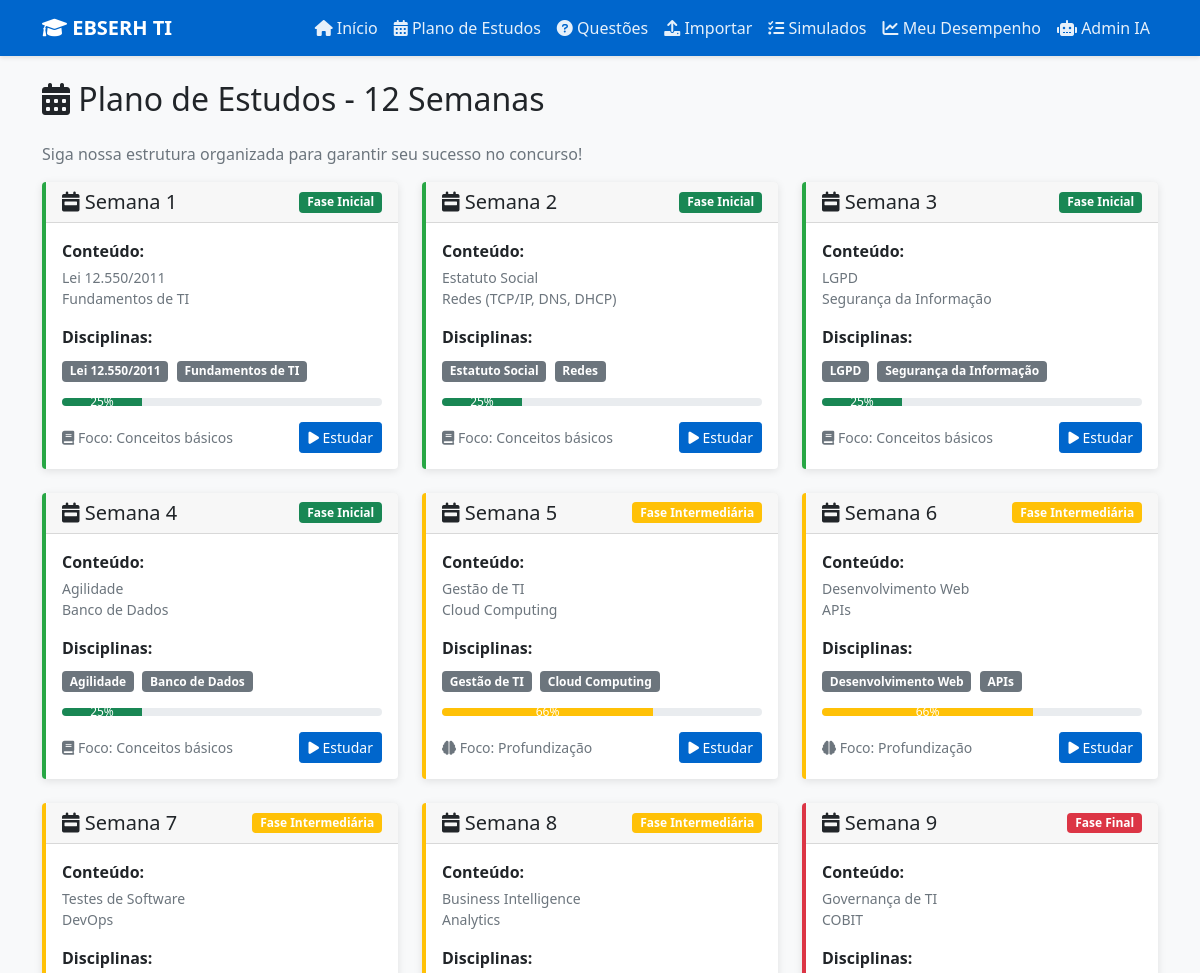
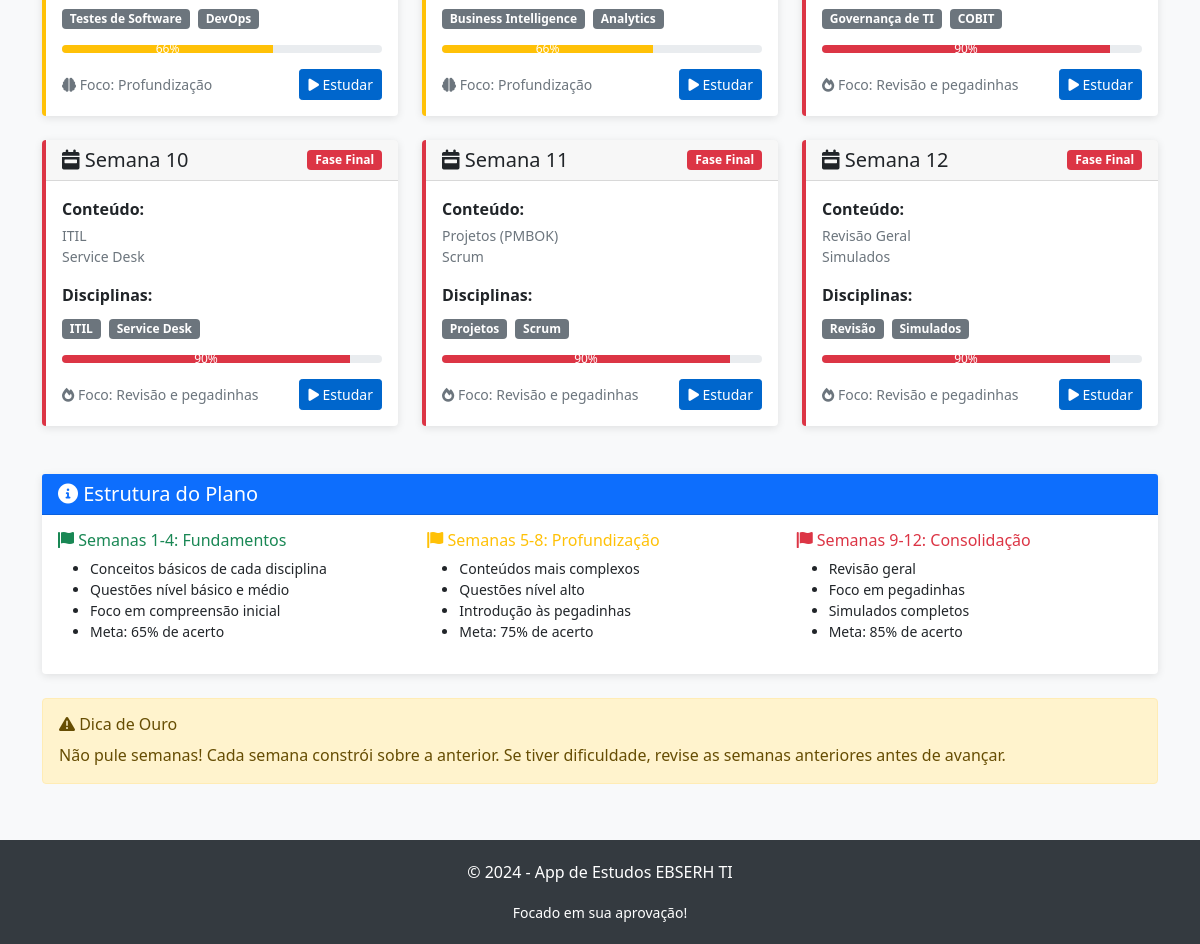
Page /plano on the earlier database version (2 pictures, top to bottom).
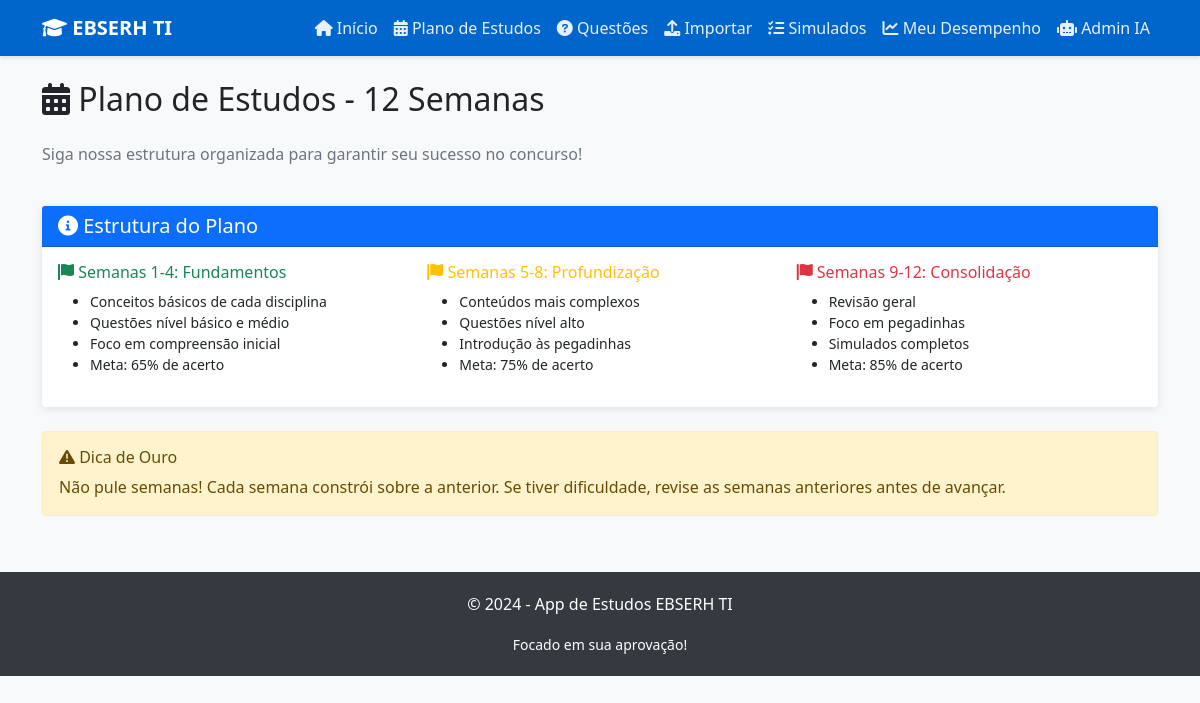
Same page on the later database version.
### tables this page shows
CREATE TABLE plano_estudos (
                id INTEGER PRIMARY KEY AUTOINCREMENT,
                semana INTEGER NOT NULL UNIQUE,
                conteudo TEXT NOT NULL,
                disciplinas TEXT NOT NULL
            );

### app.py (the view)
@app.route('/plano')
def plano():
    try:
        plano = execute_query('SELECT * FROM plano_estudos ORDER BY semana')
        return render_template('plano.html', plano=plano)
    except Exception as e:
        return jsonify({'error': str(e)}), 500

### app.py (called while the page is built, shortened)
def execute_query(query, params=None, fetch_one=False, fetch_all=True):
    try:
        if db_url.startswith('sqlite'):
            conn = sqlite3.connect("ebserh_study.db")
            conn.row_factory = sqlite3.Row
            cursor = conn.cursor()
            if params is None:
                result = cursor.execute(query)
            else:
                result = cursor.execute(query, params)
            if fetch_one:
                data = result.fetchone()
            elif fetch_all:
                data = result.fetchall()
            else:
                data = result.rowcount if hasattr(result, 'rowcount') else 0
            conn.close()
            return data
    except Exception as e:
        print(f"Erro na query: {query}, params: {params}, erro: {e}")
        raise e

### templates/plano.html (shortened to what this page needs)
{% extends "base.html" %}
{% block content %}
<div class="row">
    <div class="col-12">
        <h2 class="mb-4">
            <i class="fas fa-calendar-alt"></i> Plano de Estudos - 12 Semanas
        </h2>
        <p class="text-muted">Siga nossa estrutura organizada para garantir seu sucesso no concurso!</p>
    </div>
</div>
<div class="row g-4">
    {% for semana in plano %}
    <div class="col-lg-6 col-xl-4">
        <div class="card semana-card h-100 nivel-{{ 'basico' if semana.semana <= 4 else 'alto' if semana.semana <= 8 else 'pegadinha' }}">
            <div class="card-header d-flex justify-content-between align-items-center">
                <h5 class="mb-0">
                    <i class="fas fa-calendar-week"></i> Semana {{ semana.semana }}
                </h5>
                {% if semana.semana <= 4 %}
                    <span class="badge bg-success">Fase Inicial</span>
                {% elif semana.semana <= 8 %}
                    <span class="badge bg-warning">Fase Intermediária</span>
                {% else %}
                    <span class="badge bg-danger">Fase Final</span>
                {% endif %}
            </div>
            <div class="card-body">
                <div class="mb-3">
                    <strong>Conteúdo:</strong>
                    <p class="text-muted small mt-1">{{ semana.conteudo.replace('\n', '<br>') | safe }}</p>
                </div>
                <div class="mb-3">
                    <strong>Disciplinas:</strong>
                    <div class="mt-2">
                        {% for disciplina in semana.disciplinas.split(',') %}
                        <span class="badge bg-secondary me-1">{{ disciplina }}</span>
                        {% endfor %}
                    </div>
                </div>
                <div class="progress mb-3">
                    {% if semana.semana <= 4 %}
                        <div class="progress-bar bg-success" style="width: 25%">25%</div>
                    {% elif semana.semana <= 8 %}
                        <div class="progress-bar bg-warning" style="width: 66%">66%</div>
                    {% else %}
                        <div class="progress-bar bg-danger" style="width: 90%">90%</div>
                    {% endif %}
                </div>
                <div class="d-flex justify-content-between align-items-center">
                    <small class="text-muted">
                        {% if semana.semana <= 4 %}
                            <i class="fas fa-book"></i> Foco: Conceitos básicos
                        {% elif semana.semana <= 8 %}
                            <i class="fas fa-brain"></i> Foco: Profundização
                        {% else %}
                            <i class="fas fa-fire"></i> Foco: Revisão e pegadinhas
                        {% endif %}
                    </small>
                    <button class="btn btn-primary btn-sm" onclick="location.href='{{ url_for('questoes', semana=semana.semana) }}'">
                        <i class="fas fa-play"></i> Estudar
                    </button>
                </div>
            </div>
        </div>
    </div>
    {% endfor %}
</div>
<div class="row mt-5">
    <div class="col-12">
        <div class="card">
            <div class="card-header bg-primary text-white">
                <h5 class="mb-0"><i class="fas fa-info-circle"></i> Estrutura do Plano</h5>
            </div>
            <div class="card-body">
                <div class="row">
                    <div class="col-md-4">
                        <h6 class="text-success"><i class="fas fa-flag"></i> Semanas 1-4: Fundamentos</h6>
                        <ul class="small">
                            <li>Conceitos básicos de cada disciplina</li>
                            <li>Questões nível básico e médio</li>
                            <li>Foco em compreensão inicial</li>
                            <li>Meta: 65% de acerto</li>
                        </ul>
                    </div>
                    <div class="col-md-4">
                        <h6 class="text-warning"><i class="fas fa-flag"></i> Semanas 5-8: Profundização</h6>
                        <ul class="small">
                            <li>Conteúdos mais complexos</li>
                            <li>Questões nível alto</li>
                            <li>Introdução às pegadinhas</li>
                            <li>Meta: 75% de acerto</li>
                        </ul>
                    </div>
                    <div class="col-md-4">
                        <h6 class="text-danger"><i class="fas fa-flag"></i> Semanas 9-12: Consolidação</h6>
                        <ul class="small">
                            <li>Revisão geral</li>
                            <li>Foco em pegadinhas</li>
                            <li>Simulados completos</li>
                            <li>Meta: 85% de acerto</li>
                        </ul>
                    </div>
                </div>
            </div>
        </div>
    </div>
</div>
<div class="row mt-4">
    <div class="col-12">
        <div class="alert alert-warning" role="alert">
            <h6 class="alert-heading"><i class="fas fa-exclamation-triangle"></i> Dica de Ouro</h6>
            <p class="mb-0">Não pule semanas! Cada semana constrói sobre a anterior. Se tiver dificuldade, revise as semanas anteriores antes de avançar.</p>
        </div>
    </div>
</div>
{% endblock %}

### templates/base.html (shortened to what this page needs)
<!DOCTYPE html>
<html lang="pt-BR">
<head>
    <link href="https://cdn.jsdelivr.net/npm/bootstrap@5.1.3/dist/css/bootstrap.min.css" rel="stylesheet">
    <link href="https://cdnjs.cloudflare.com/ajax/libs/font-awesome/6.0.0/css/all.min.css" rel="stylesheet">
</head>
<body>
    <nav class="navbar navbar-expand-lg navbar-dark">
        <div class="container">
            <a class="navbar-brand" href="{{ url_for('index') }}">
                <i class="fas fa-graduation-cap"></i> EBSERH TI
            </a>
            <div class="collapse navbar-collapse" id="navbarNav">
                <ul class="navbar-nav ms-auto">
                    <li class="nav-item">
                        <a class="nav-link" href="{{ url_for('index') }}">
                            <i class="fas fa-home"></i> Início
                        </a>
                    </li>
                    <li class="nav-item">
                        <a class="nav-link" href="{{ url_for('plano') }}">
                            <i class="fas fa-calendar-alt"></i> Plano de Estudos
                        </a>
                    </li>
                    <li class="nav-item">
                        <a class="nav-link" href="{{ url_for('questoes') }}">
                            <i class="fas fa-question-circle"></i> Questões
                        </a>
                    </li>
                    <li class="nav-item">
                        <a class="nav-link" href="{{ url_for('importar') }}">
                            <i class="fas fa-upload"></i> Importar
                        </a>
                    </li>
                    <li class="nav-item">
                        <a class="nav-link" href="{{ url_for('simulado') }}">
                            <i class="fas fa-tasks"></i> Simulados
                        </a>
                    </li>
                    <li class="nav-item">
                        <a class="nav-link" href="{{ url_for('desempenho') }}">
                            <i class="fas fa-chart-line"></i> Meu Desempenho
                        </a>
                    </li>
                    <li class="nav-item">
                        <a class="nav-link" href="{{ url_for('admin') }}">
                            <i class="fas fa-robot"></i> Admin IA
                        </a>
                    </li>
                </ul>
            </div>
        </div>
    </nav>
    <main class="container my-4">
        {% block content %}{% endblock %}
    </main>
    <footer class="footer">
        <div class="container text-center">
            <p>&copy; 2024 - App de Estudos EBSERH TI</p>
            <small>Focado em sua aprovação!</small>
        </div>
    </footer>
</body>
</html>

### templates/base.html (style rules this page uses)
:root { --primary-color: #0066cc; --secondary-color: #004499; --success-color: #28a745; --warning-color: #ffc107; --danger-color: #dc3545; --light-bg: #f8f9fa; }
body { background-color: var(--light-bg); font-family: 'Segoe UI', Tahoma, Geneva, Verdana, sans-serif; }
.navbar { background-color: var(--primary-color) !important; box-shadow: 0 2px 4px rgba(0,0,0,0.1); }
.navbar-brand { font-weight: bold; color: white !important; }
.nav-link { color: rgba(255,255,255,0.9) !important; transition: color 0.3s; }
.card { border: none; box-shadow: 0 2px 8px rgba(0,0,0,0.1); transition: transform 0.3s, box-shadow 0.3s; }
.footer { background-color: #343a40; color: white; padding: 20px 0; margin-top: 40px; }

Differences in the rows shown:
removed plano_estudos: semana "1", shows "Fase Inicial", conteudo.replace "Lei 12.550/2011 Fundamentos de TI", disciplina "Lei 12.550/2011" "Fundamentos de TI", shows "25%", shows "Foco: Conceitos básicos"
removed plano_estudos: semana "2", shows "Fase Inicial", conteudo.replace "Estatuto Social Redes (TCP/IP, DNS, DHCP)", disciplina "Estatuto Social" "Redes", shows "25%", shows "Foco: Conceitos básicos"
removed plano_estudos: semana "3", shows "Fase Inicial", conteudo.replace "LGPD Segurança da Informação", disciplina "LGPD" "Segurança da Informação", shows "25%", shows "Foco: Conceitos básicos"
removed plano_estudos: semana "4", shows "Fase Inicial", conteudo.replace "Agilidade Banco de Dados", disciplina "Agilidade" "Banco de Dados", shows "25%", shows "Foco: Conceitos básicos"
removed plano_estudos: semana "5", shows "Fase Intermediária", conteudo.replace "Gestão de TI Cloud Computing", disciplina "Gestão de TI" "Cloud Computing", shows "66%", shows "Foco: Profundização"
removed plano_estudos: semana "6", shows "Fase Intermediária", conteudo.replace "Desenvolvimento Web APIs", disciplina "Desenvolvimento Web" "APIs", shows "66%", shows "Foco: Profundização"
removed plano_estudos: semana "7", shows "Fase Intermediária", conteudo.replace "Testes de Software DevOps", disciplina "Testes de Software" "DevOps", shows "66%", shows "Foco: Profundização"
removed plano_estudos: semana "8", shows "Fase Intermediária", conteudo.replace "Business Intelligence Analytics", disciplina "Business Intelligence" "Analytics", shows "66%", shows "Foco: Profundização"
removed plano_estudos: semana "9", shows "Fase Final", conteudo.replace "Governança de TI COBIT", disciplina "Governança de TI" "COBIT", shows "90%", shows "Foco: Revisão e pegadinhas"
removed plano_estudos: semana "10", shows "Fase Final", conteudo.replace "ITIL Service Desk", disciplina "ITIL" "Service Desk", shows "90%", shows "Foco: Revisão e pegadinhas"
removed plano_estudos: semana "11", shows "Fase Final", conteudo.replace "Projetos (PMBOK) Scrum", disciplina "Projetos" "Scrum", shows "90%", shows "Foco: Revisão e pegadinhas"
removed plano_estudos: semana "12", shows "Fase Final", conteudo.replace "Revisão Geral Simulados", disciplina "Revisão" "Simulados", shows "90%", shows "Foco: Revisão e pegadinhas"
